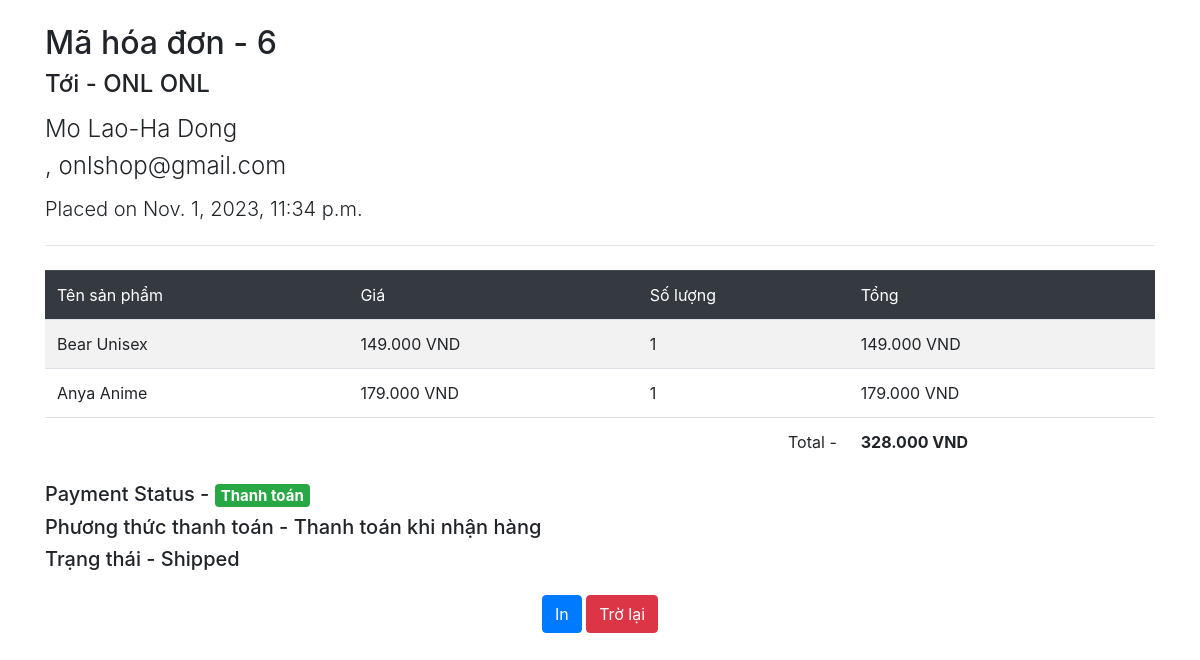
The app's page /orders/invoice/6/ (signed in), older data.
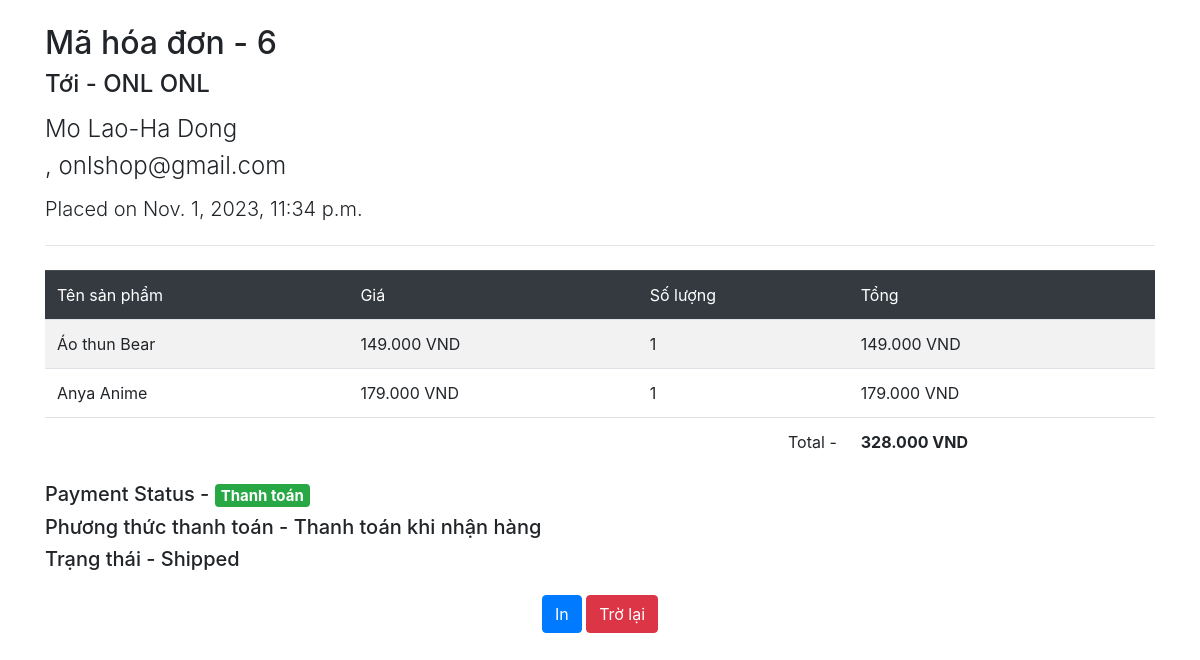
The same page, newer data.
### orders/models.py (models this page shows, shortened)
class OrderItem(models.Model):
    order = models.ForeignKey(
        Order, related_name='items', on_delete=models.CASCADE)
    product = models.ForeignKey(
        Product, related_name='ordered', on_delete=models.CASCADE)
    quantity = models.PositiveIntegerField(default=1)
    total = models.FloatField(null=False, blank=False)

### store/models.py (models this page shows, shortened)
class Product(models.Model):
    category = models.ForeignKey(
        Category, on_delete=models.CASCADE, related_name='products')
    name = models.CharField(max_length=100, null=False, blank=False)
    slug = models.SlugField(unique_for_date='created')
    price = models.IntegerField(null=False)
    created = models.DateTimeField(auto_now_add=True)
    updated = models.DateTimeField(auto_now=True)
    image = models.ImageField(null=True,blank=True)
    availibility = models.BooleanField(null=False, default=True) #xem san pham còn hàng hay đã hết hàng
    description = models.TextField(null=True,blank=True)
    characteristic1 = models.TextField(null=False,blank=True)
    characteristic2 = models.TextField(null=False,blank=True)
    characteristic3 = models.TextField(null=False,blank=True)
    material =  models.TextField(null=False,blank=True)
    branch= models.TextField(null=False,blank=True)
    detail=models.TextField(null=False,blank=True)
    image1 = models.CharField(max_length=255, null=True,blank=True)
    image2 = models.CharField(max_length=255, null=True,blank=True)
    image3 = models.CharField(max_length=255, null=True,blank=True)
    video = models.FileField(upload_to="videos/",null=True,blank=True)
    video1 = models.CharField(max_length=255, null=True,blank=True)
    class Meta:
        index_together = ('id', 'slug')
        ordering = ('-created',)

### orders/views.py (the view)
# urls.py: path('invoice/<int:pk>/', views.OrderInvoice.as_view(), name='invoice')
class OrderInvoice(LoginRequiredMixin, generic.DetailView):
    model = Order
    context_object_name = 'order'
    template_name = 'orders/order_invoice.html'
    def get_queryset(self):
        qs = super().get_queryset()
        return qs.prefetch_related('items', 'items__product')
    def get_object(self, **kwargs):
        obj = super().get_object(**kwargs)
        if obj.user_id == self.request.user.id or self.request.user.is_superuser:
            return obj
        raise Http404

### cart/cart.py (called while the page is built)
def cart_preprocessor(request):
    return {'cart': Cart(request)}

### orders/templates/orders/order_invoice.html (shortened to what this page needs)
<!DOCTYPE html>
<html lang="en">
  <head>
    <link
      rel="stylesheet"
      href="https://stackpath.bootstrapcdn.com/bootstrap/4.4.1/css/bootstrap.min.css"
    />
  </head>
  <body>
    <div class="container my-4">
      <h2>Mã hóa đơn - {{order.id}}</h2>
      <h4 class="mb-3">
        Tới - {{order.user.first_name|default:order.user.username}}
        {{order.user.last_name}}
      </h4>
      <h4 class="font-weight-light">{{order.address}}</h4>
      <h4 class="font-weight-light mb-3">{{order.phone}}, {{order.email}}</h4>
      <h5 class="font-weight-light mb-4">Placed on {{order.created}}</h5>
      <hr />
      <table class="table table-striped mt-4">
        <thead class="table-dark">
          <tr>
            <td>Tên sản phẩm </td>
            <td>Giá </td>
            <td>Số lượng</td>
            <td>Tổng </td>
          </tr>
        </thead>
        <tbody>
          {% for o in order.items.all %}
          <tr>
            <td>{{o.product.name}}</td>
            <td>{{o.product.price | floatformat:3}} VND </td>
            <td>{{o.quantity}}</td>
            <td>{{o.total | floatformat:3}} VND </td>
          </tr>
          {% endfor %}
        </tbody>
        <tfoot>
          <tr>
            <td colspan="2"></td>
            <td class="text-right">Total -</td>
            <td>
              <b>{{order.total_price| floatformat:3}} VND </b>
            </td>
          </tr>
        </tfoot>
      </table>
      <h5>
        Payment Status - {% if order.paid %}
        <span class="badge badge-success">Thanh toán</span>
        {% else %}
        <span class="badge badge-danger">Đang chờ thanh toán</span>
        {% endif %}
      </h5>
      <h5>Phương thức thanh toán - Thanh toán khi nhận hàng</h5>
      <h5>Trạng thái - {{order.status}}</h5>
    </div>
    <footer class="text-center d-print-none">
      <button class="btn btn-primary" onclick="window.print()">In </button>
      <button class="btn btn-danger" onclick="history.back()">Trờ lại </button>
    </footer>
  </body>
</html>

Row changes from the older to the newer data that the page shows:
changed through a linked row, OrderItem: product.name "Bear Unisex" → "Áo thun Bear"
